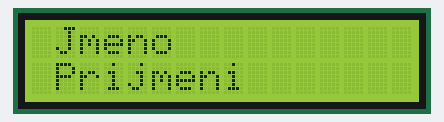
A sketch run on a simulated Arduino Uno, built with avr-gcc and run on an emulated ATmega328P. Shown: 16×2 character LCD.

Above: at 0.23 s.
At 1.17 s:
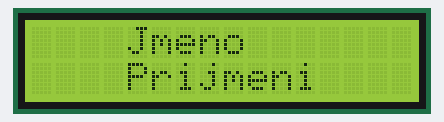
At 2.43 s:
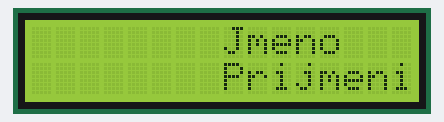
At 4.8 s:
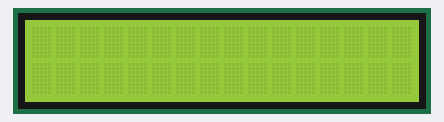
At 10.3 s:
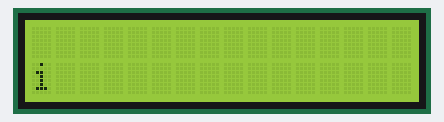
At 13.44 s:
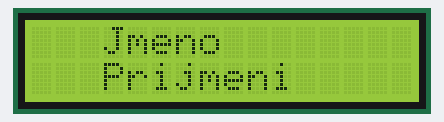

The sketch:

aktivita_9.1.ino
```cpp
#include <Wire.h>
#include <LiquidTWI2.h>
LiquidTWI2 lcd(0x20); //tady má být adresa
String jmeno = "Jmeno";
String prijmeni = "Prijmeni";
void setup() {
  lcd.setMCPType(LTI_TYPE_MCP23008);
  lcd.begin(16, 2);
  lcd.setBacklight(HIGH);
}
void loop() {
  lcd.setCursor(0, 0);
  lcd.print(jmeno);
  lcd.scrollDisplayRight();
  lcd.setCursor(0, 1);
  lcd.print(prijmeni);
  delay(300);
}
```

Measured:
- by itself, everything shown: repeats every 12.6 s, in 24 steps
- what the display in image 3 shows lasts 5.3 s, from 4.8 s to 10.1 s
